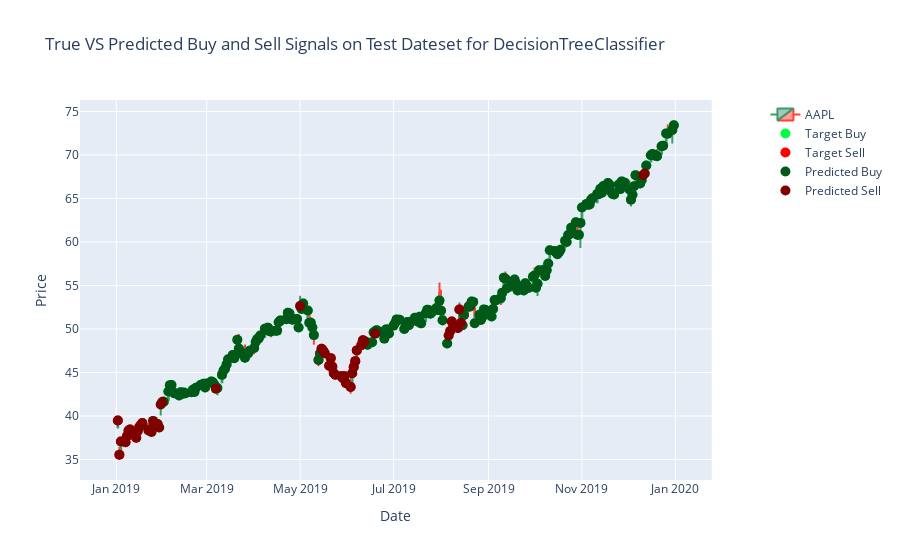

Here is the notebook cell this chart was saved with:
### Markdown cell above
##### DecisionTreeClassifier Test Results
The DecisionTreeClassifier model has achieved a high prediction accuracy of 0.91667, a high true positive rate of 0.92788, a high true negative rate of 0.86364, a low false positive rate of 0.13636 and a low false negative rate of 0.072115 on our test dataset.

### Code cell
dectree_test_metrics, dectree_test_confmat, dectree_test_pred, dectree_test_fig = train_test_eval(dectree_model, x_train, y_train, x_test, y_test, 'Test')
test_results[f'{type(dectree_model).__name__}'] = dectree_test_metrics
dectree_test_fig.show()

### Figure 1 — Plotly figure (JSON) as saved in the notebook; plotly's stock layout.template omitted (floating-point values rounded to 4 significant figures; data arrays with more than 128 entries replaced by an {"elided": "..."} marker saying what was removed)
{"data": [{"close": {"elided": "252 float values"}, "high": {"elided": "252 float values"}, "low": {"elided": "252 float values"}, "name": "AAPL", "open": {"elided": "252 float values"}, "type": "candlestick", "x": {"elided": "252 str values"}}, {"marker": {"color": "#00ff44", "size": 10, "symbol": "circle"}, "mode": "markers", "name": "Target Buy", "type": "scatter", "x": {"elided": "208 str values"}, "y": {"elided": "208 float values"}}, {"marker": {"color": "#ff0000", "size": 10, "symbol": "circle"}, "mode": "markers", "name": "Target Sell", "type": "scatter", "x": ["2019-01-02T00:00:00", "2019-01-03T00:00:00", "2019-01-04T00:00:00", "2019-01-07T00:00:00", "2019-01-08T00:00:00", "2019-01-09T00:00:00", "2019-01-10T00:00:00", "2019-01-11T00:00:00", "2019-01-14T00:00:00", "2019-01-15T00:00:00", "2019-01-16T00:00:00", "2019-01-17T00:00:00", "2019-01-18T00:00:00", "2019-05-13T00:00:00", "2019-05-14T00:00:00", "2019-05-15T00:00:00", "2019-05-16T00:00:00", "2019-05-17T00:00:00", "2019-05-20T00:00:00", "2019-05-21T00:00:00", "2019-05-22T00:00:00", "2019-05-23T00:00:00", "2019-05-24T00:00:00", "2019-05-28T00:00:00", "2019-05-29T00:00:00", "2019-05-30T00:00:00", "2019-05-31T00:00:00", "2019-06-03T00:00:00", "2019-06-04T00:00:00", "2019-06-05T00:00:00", "2019-06-06T00:00:00", "2019-06-07T00:00:00", "2019-06-10T00:00:00", "2019-06-11T00:00:00", "2019-08-07T00:00:00", "2019-08-08T00:00:00", "2019-08-09T00:00:00", "2019-08-12T00:00:00", "2019-08-13T00:00:00", "2019-08-14T00:00:00", "2019-08-15T00:00:00", "2019-08-16T00:00:00", "2019-08-19T00:00:00", "2019-08-20T00:00:00"], "y": [39.48, 35.55, 37.06, 36.98, 37.69, 38.33, 38.45, 38.07, 37.5, 38.27, 38.74, 38.97, 39.21, 46.43, 47.17, 47.73, 47.52, 47.25, 45.77, 46.65, 45.69, 44.92, 44.74, 44.56, 44.35, 44.58, 43.77, 43.33, 44.91, 45.63, 46.31, 47.54, 48.15, 48.7, 49.76, 50.86, 50.25, 50.12, 52.24, 50.69, 50.44, 51.62, 52.59, 52.59]}, {"marker": {"color": "#005918", "size": 10, "symbol": "circle"}, "mode": "markers", "name": "Predicted Buy", "type": "scatter", "x": {"elided": "199 str values"}, "y": {"elided": "199 float values"}}, {"marker": {"color": "#800000", "size": 10, "symbol": "circle"}, "mode": "markers", "name": "Predicted Sell", "type": "scatter", "x": ["2019-01-02T00:00:00", "2019-01-03T00:00:00", "2019-01-04T00:00:00", "2019-01-07T00:00:00", "2019-01-08T00:00:00", "2019-01-09T00:00:00", "2019-01-10T00:00:00", "2019-01-11T00:00:00", "2019-01-14T00:00:00", "2019-01-15T00:00:00", "2019-01-16T00:00:00", "2019-01-17T00:00:00", "2019-01-18T00:00:00", "2019-01-22T00:00:00", "2019-01-23T00:00:00", "2019-01-24T00:00:00", "2019-01-25T00:00:00", "2019-01-28T00:00:00", "2019-01-29T00:00:00", "2019-01-30T00:00:00", "2019-01-31T00:00:00", "2019-03-07T00:00:00", "2019-05-01T00:00:00", "2019-05-15T00:00:00", "2019-05-16T00:00:00", "2019-05-17T00:00:00", "2019-05-20T00:00:00", "2019-05-21T00:00:00", "2019-05-22T00:00:00", "2019-05-23T00:00:00", "2019-05-24T00:00:00", "2019-05-28T00:00:00", "2019-05-29T00:00:00", "2019-05-30T00:00:00", "2019-05-31T00:00:00", "2019-06-03T00:00:00", "2019-06-04T00:00:00", "2019-06-05T00:00:00", "2019-06-06T00:00:00", "2019-06-07T00:00:00", "2019-06-10T00:00:00", "2019-06-11T00:00:00", "2019-06-12T00:00:00", "2019-06-19T00:00:00", "2019-08-06T00:00:00", "2019-08-07T00:00:00", "2019-08-08T00:00:00", "2019-08-09T00:00:00", "2019-08-12T00:00:00", "2019-08-13T00:00:00", "2019-08-14T00:00:00", "2019-12-11T00:00:00", "2019-12-12T00:00:00"], "y": [39.48, 35.55, 37.06, 36.98, 37.69, 38.33, 38.45, 38.07, 37.5, 38.27, 38.74, 38.97, 39.21, 38.33, 38.48, 38.17, 39.44, 39.08, 38.67, 41.31, 41.61, 43.12, 52.63, 47.73, 47.52, 47.25, 45.77, 46.65, 45.69, 44.92, 44.74, 44.56, 44.35, 44.58, 43.77, 43.33, 44.91, 45.63, 46.31, 47.54, 48.15, 48.7, 48.55, 49.47, 49.25, 49.76, 50.86, 50.25, 50.12, 52.24, 50.69, 67.69, 67.86]}], "layout": {"title": {"text": "True VS Predicted Buy and Sell Signals on Test Dateset for DecisionTreeClassifier"}, "xaxis": {"anchor": "y", "domain": [0, 0.94], "rangeslider": {"visible": false}, "title": {"text": "Date"}}, "yaxis": {"anchor": "x", "domain": [0, 1], "title": {"text": "Price"}}, "yaxis2": {"anchor": "x", "overlaying": "y", "side": "right"}}}
